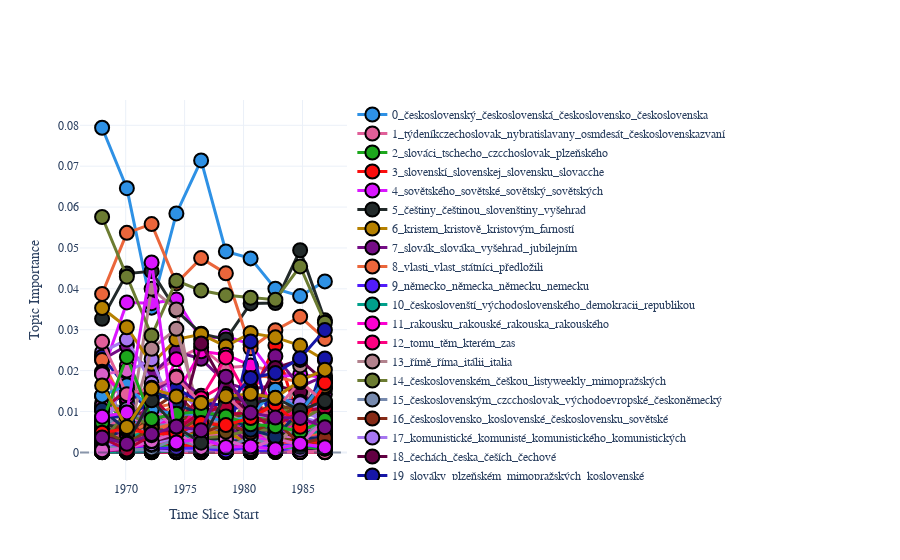

Source (notebook cell):
### Code cell
model_keynmf.plot_topics_over_time()
